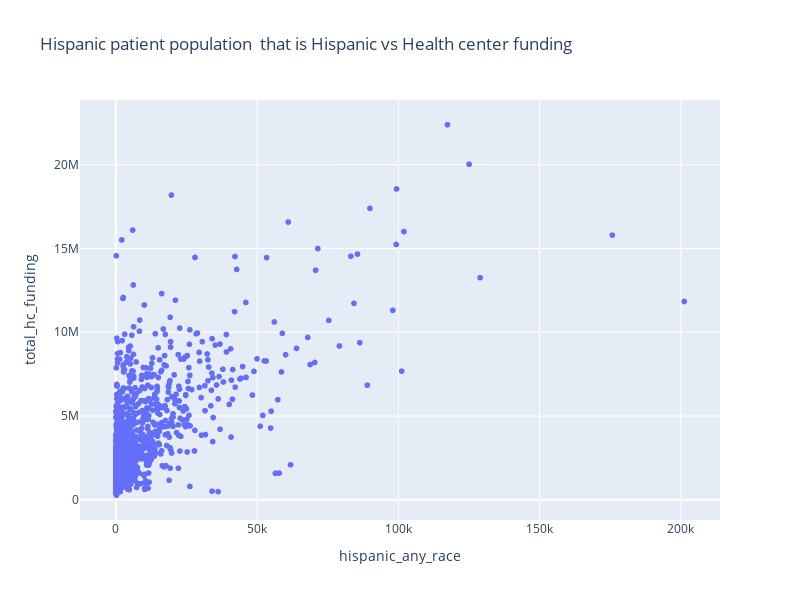

The notebook cell saved with this chart:
### Code cell
fig = px.scatter(df, x='hispanic_any_race', y='total_hc_funding', hover_data='HealthCenterName',
                 title = "Hispanic patient population  that is Hispanic vs Health center funding", 
                 width=800, height=600)
fig.show()

### Figure 1 — Plotly figure (JSON) as saved in the notebook; plotly's stock layout.template omitted (floating-point values rounded to 4 significant figures; data arrays with more than 128 entries replaced by an {"elided": "..."} marker saying what was removed)
{"data": [{"customdata": {"elided": "1370x1 str values"}, "hovertemplate": "hispanic_any_race=%{x}<br>total_hc_funding=%{y}<br>HealthCenterName=%{customdata[0]}<extra></extra>", "legendgroup": "", "marker": {"color": "#636efa", "symbol": "circle"}, "mode": "markers", "name": "", "showlegend": false, "type": "scattergl", "x": {"elided": "1370 int values"}, "xaxis": "x", "y": {"elided": "1370 int values"}, "yaxis": "y"}], "layout": {"height": 600, "legend": {"tracegroupgap": 0}, "title": {"text": "Hispanic patient population  that is Hispanic vs Health center funding"}, "width": 800, "xaxis": {"anchor": "y", "domain": [0, 1], "title": {"text": "hispanic_any_race"}}, "yaxis": {"anchor": "x", "domain": [0, 1], "title": {"text": "total_hc_funding"}}}}
